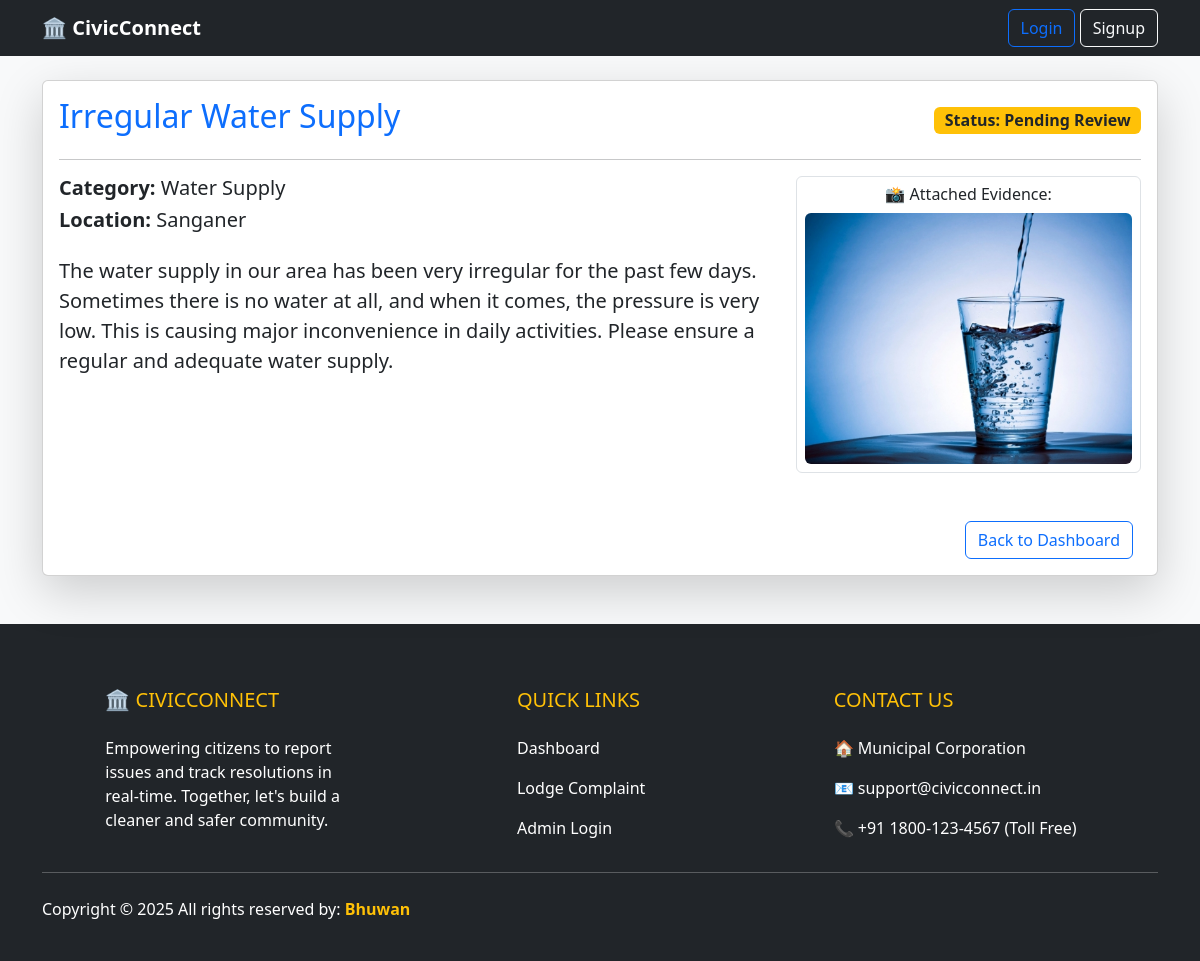
Screenshot of /post/7/ with the database file from the repository.
### GrievancePortal/models.py (models this page shows, shortened)
class Grievance(models.Model):
    CATEGORY_CHOICES = [
        ('ROAD', 'Road & Transport'),
        ('WATER', 'Water Supply'),
        ('ELECTRICITY', 'Electricity & Street Lights'),
        ('GARBAGE', 'Garbage & Cleaning'),
        ('OTHER', 'Other'),
    ]
    STATUS_CHOICES = [
        ('PENDING', 'Pending Review'),
        ('IN_PROGRESS', 'In Progress'),
        ('RESOLVED', 'Resolved'),
        ('REJECTED', 'Rejected'),
    ]
    user = models.ForeignKey(User, on_delete=models.CASCADE)
    title = models.CharField(max_length=200, verbose_name="Complaint Subject")
    description = models.TextField(verbose_name="Detailed Issue")
    location = models.CharField(max_length=200, help_text="E.g., Sector 4, Main Market")
    evidence_image = models.ImageField(upload_to='grievances/', blank=True, null=True)
    category = models.CharField(max_length=20, choices=CATEGORY_CHOICES, default='OTHER')
    status = models.CharField(max_length=20, choices=STATUS_CHOICES, default='PENDING')
    created_at = models.DateTimeField(auto_now_add=True)
    updated_at = models.DateTimeField(auto_now=True)

### GrievancePortal/views.py (the view)
# urls.py: path('post/<int:pk>/', grievance_views.grievance_detail, name='grievance_detail'),
def grievance_detail(request, pk):
    post = get_object_or_404(Grievance, pk=pk)
    return render(request, 'grievance/grievance_detail.html', {'post':post})

### GrievancePortal/templates/grievance/grievance_detail.html (shortened to what this page needs)
{% extends 'grievance/base.html' %}
{% block content %}
    <div class="card shadow-lg">
        <div class="card-body">
            <div class="d-flex justify-content-between">
                <h2 class="text-primary">{{ post.title }}</h2>
                {% if post.status == 'RESOLVED' %}
                    <span class="badge bg-success fs-6 align-self-center">Status: Resolved</span>
                {% elif post.status == 'PENDING' %}
                    <span class="badge bg-warning text-dark fs-6 align-self-center">Status: Pending Review</span>
                {% else %}
                    <span class="badge bg-secondary fs-6 align-self-center">Status: {{ post.get_status_display }}</span>
                {% endif %}
            </div>
            <hr>
            <div class="row">
                <div class="col-md-8">
                    <h5><strong>Category:</strong> {{ post.get_category_display }}</h5>
                    <h5><strong>Location:</strong> {{ post.location }}</h5>
                    <p class="mt-4 fs-5">{{ post.description }}</p>
                </div>
                <div class="col-md-4 text-center">
                    {% if post.evidence_image %}
                        <div class="p-2 border rounded">
                            <h6>📸 Attached Evidence:</h6>
                            <img src="{{ post.evidence_image.url }}" class="img-fluid rounded" alt="Evidence">
                        </div>
                    {% else %}
                        <div class="alert alert-secondary">No image attached.</div>
                    {% endif %}
                </div>
            </div>
            <div class="mt-5 d-flex justify-content-end">
                <a href="{% url 'grievance_list' %}" class="btn btn-outline-primary me-2">Back to Dashboard</a>
            </div>
        </div>
    </div>
{% endblock %}

### GrievancePortal/templates/grievance/base.html (style rules this page uses)
body { display: flex; flex-direction: column; min-height: 100vh; }

### rows the page displays
Grievance: title "Irregular Water Supply", category "Water Supply", location "Sanganer", description "The water supply in our area has been very irregular for the past few days. Sometimes there is no water at all, and when it comes, the pressure is very low. This is causing major inconvenience in daily activities. Please ensure a regular and adequate water supply.", evidence_image (picture)
